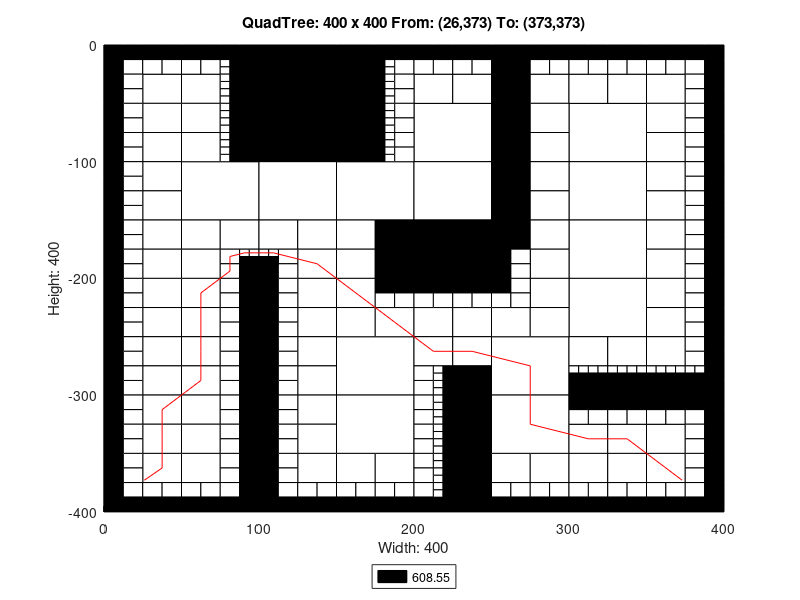

Write MATLAB code to recreate this figure.
axis([0 400 -400 0]);
title('QuadTree: 400 x 400 From: (26,373) To: (373,373)');
xlabel('Width: 400');
ylabel('Height: 400');
rectangle('Position',[100 -50 50 50], 'FaceColor',[0 0 0]);
rectangle('Position',[100 -100 50 50], 'FaceColor',[0 0 0]);
rectangle('Position',[50 -150 50 50], 'FaceColor',[1 1 1]);
rectangle('Position',[100 -150 50 50], 'FaceColor',[1 1 1]);
rectangle('Position',[150 -150 50 50], 'FaceColor',[1 1 1]);
rectangle('Position',[200 -100 50 50], 'FaceColor',[1 1 1]);
rectangle('Position',[300 -100 50 50], 'FaceColor',[1 1 1]);
rectangle('Position',[200 -150 50 50], 'FaceColor',[1 1 1]);
rectangle('Position',[200 -200 50 50], 'FaceColor',[0 0 0]);
rectangle('Position',[300 -150 50 50], 'FaceColor',[1 1 1]);
rectangle('Position',[300 -200 50 50], 'FaceColor',[1 1 1]);
rectangle('Position',[150 -300 50 50], 'FaceColor',[1 1 1]);
rectangle('Position',[150 -350 50 50], 'FaceColor',[1 1 1]);
rectangle('Position',[250 -300 50 50], 'FaceColor',[1 1 1]);
rectangle('Position',[300 -250 50 50], 'FaceColor',[1 1 1]);
rectangle('Position',[250 -350 50 50], 'FaceColor',[1 1 1]);
rectangle('Position',[25 -50 25 25], 'FaceColor',[1 1 1]);
rectangle('Position',[50 -50 25 25], 'FaceColor',[1 1 1]);
rectangle('Position',[25 -75 25 25], 'FaceColor',[1 1 1]);
rectangle('Position',[25 -100 25 25], 'FaceColor',[1 1 1]);
rectangle('Position',[50 -75 25 25], 'FaceColor',[1 1 1]);
rectangle('Position',[50 -100 25 25], 'FaceColor',[1 1 1]);
rectangle('Position',[150 -25 25 25], 'FaceColor',[0 0 0]);
rectangle('Position',[150 -50 25 25], 'FaceColor',[0 0 0]);
rectangle('Position',[150 -75 25 25], 'FaceColor',[0 0 0]);
rectangle('Position',[150 -100 25 25], 'FaceColor',[0 0 0]);
rectangle('Position',[25 -125 25 25], 'FaceColor',[1 1 1]);
rectangle('Position',[25 -150 25 25], 'FaceColor',[1 1 1]);
rectangle('Position',[25 -175 25 25], 'FaceColor',[1 1 1]);
rectangle('Position',[25 -200 25 25], 'FaceColor',[1 1 1]);
rectangle('Position',[50 -175 25 25], 'FaceColor',[1 1 1]);
rectangle('Position',[75 -175 25 25], 'FaceColor',[1 1 1]);
rectangle('Position',[50 -200 25 25], 'FaceColor',[1 1 1]);
rectangle('Position',[100 -175 25 25], 'FaceColor',[1 1 1]);
rectangle('Position',[125 -175 25 25], 'FaceColor',[1 1 1]);
rectangle('Position',[125 -200 25 25], 'FaceColor',[1 1 1]);
rectangle('Position',[150 -175 25 25], 'FaceColor',[1 1 1]);
rectangle('Position',[175 -175 25 25], 'FaceColor',[0 0 0]);
rectangle('Position',[150 -200 25 25], 'FaceColor',[1 1 1]);
rectangle('Position',[175 -200 25 25], 'FaceColor',[0 0 0]);
rectangle('Position',[200 -50 25 25], 'FaceColor',[1 1 1]);
rectangle('Position',[225 -50 25 25], 'FaceColor',[1 1 1]);
rectangle('Position',[250 -25 25 25], 'FaceColor',[0 0 0]);
rectangle('Position',[250 -50 25 25], 'FaceColor',[0 0 0]);
rectangle('Position',[275 -50 25 25], 'FaceColor',[1 1 1]);
rectangle('Position',[250 -75 25 25], 'FaceColor',[0 0 0]);
rectangle('Position',[275 -75 25 25], 'FaceColor',[1 1 1]);
rectangle('Position',[250 -100 25 25], 'FaceColor',[0 0 0]);
rectangle('Position',[275 -100 25 25], 'FaceColor',[1 1 1]);
rectangle('Position',[300 -50 25 25], 'FaceColor',[1 1 1]);
rectangle('Position',[325 -50 25 25], 'FaceColor',[1 1 1]);
rectangle('Position',[350 -50 25 25], 'FaceColor',[1 1 1]);
rectangle('Position',[350 -75 25 25], 'FaceColor',[1 1 1]);
rectangle('Position',[350 -100 25 25], 'FaceColor',[1 1 1]);
rectangle('Position',[250 -125 25 25], 'FaceColor',[0 0 0]);
rectangle('Position',[275 -125 25 25], 'FaceColor',[1 1 1]);
rectangle('Position',[250 -150 25 25], 'FaceColor',[0 0 0]);
rectangle('Position',[275 -150 25 25], 'FaceColor',[1 1 1]);
rectangle('Position',[250 -175 25 25], 'FaceColor',[0 0 0]);
rectangle('Position',[275 -175 25 25], 'FaceColor',[1 1 1]);
rectangle('Position',[275 -200 25 25], 'FaceColor',[1 1 1]);
rectangle('Position',[350 -125 25 25], 'FaceColor',[1 1 1]);
rectangle('Position',[350 -150 25 25], 'FaceColor',[1 1 1]);
rectangle('Position',[350 -175 25 25], 'FaceColor',[1 1 1]);
rectangle('Position',[350 -200 25 25], 'FaceColor',[1 1 1]);
rectangle('Position',[25 -225 25 25], 'FaceColor',[1 1 1]);
rectangle('Position',[25 -250 25 25], 'FaceColor',[1 1 1]);
rectangle('Position',[50 -225 25 25], 'FaceColor',[1 1 1]);
rectangle('Position',[50 -250 25 25], 'FaceColor',[1 1 1]);
rectangle('Position',[25 -275 25 25], 'FaceColor',[1 1 1]);
rectangle('Position',[25 -300 25 25], 'FaceColor',[1 1 1]);
rectangle('Position',[50 -275 25 25], 'FaceColor',[1 1 1]);
rectangle('Position',[50 -300 25 25], 'FaceColor',[1 1 1]);
rectangle('Position',[125 -225 25 25], 'FaceColor',[1 1 1]);
rectangle('Position',[125 -250 25 25], 'FaceColor',[1 1 1]);
rectangle('Position',[150 -225 25 25], 'FaceColor',[1 1 1]);
rectangle('Position',[150 -250 25 25], 'FaceColor',[1 1 1]);
rectangle('Position',[175 -250 25 25], 'FaceColor',[1 1 1]);
rectangle('Position',[125 -275 25 25], 'FaceColor',[1 1 1]);
rectangle('Position',[125 -300 25 25], 'FaceColor',[1 1 1]);
rectangle('Position',[25 -325 25 25], 'FaceColor',[1 1 1]);
rectangle('Position',[25 -350 25 25], 'FaceColor',[1 1 1]);
rectangle('Position',[50 -325 25 25], 'FaceColor',[1 1 1]);
rectangle('Position',[50 -350 25 25], 'FaceColor',[1 1 1]);
rectangle('Position',[25 -375 25 25], 'FaceColor',[1 1 1]);
rectangle('Position',[50 -375 25 25], 'FaceColor',[1 1 1]);
rectangle('Position',[125 -325 25 25], 'FaceColor',[1 1 1]);
rectangle('Position',[125 -350 25 25], 'FaceColor',[1 1 1]);
rectangle('Position',[125 -375 25 25], 'FaceColor',[1 1 1]);
rectangle('Position',[150 -375 25 25], 'FaceColor',[1 1 1]);
rectangle('Position',[175 -375 25 25], 'FaceColor',[1 1 1]);
rectangle('Position',[200 -250 25 25], 'FaceColor',[1 1 1]);
rectangle('Position',[225 -250 25 25], 'FaceColor',[1 1 1]);
rectangle('Position',[275 -225 25 25], 'FaceColor',[1 1 1]);
rectangle('Position',[250 -250 25 25], 'FaceColor',[1 1 1]);
rectangle('Position',[275 -250 25 25], 'FaceColor',[1 1 1]);
rectangle('Position',[200 -275 25 25], 'FaceColor',[1 1 1]);
rectangle('Position',[225 -275 25 25], 'FaceColor',[1 1 1]);
rectangle('Position',[225 -300 25 25], 'FaceColor',[0 0 0]);
rectangle('Position',[350 -225 25 25], 'FaceColor',[1 1 1]);
rectangle('Position',[350 -250 25 25], 'FaceColor',[1 1 1]);
rectangle('Position',[300 -275 25 25], 'FaceColor',[1 1 1]);
rectangle('Position',[325 -275 25 25], 'FaceColor',[1 1 1]);
rectangle('Position',[350 -275 25 25], 'FaceColor',[1 1 1]);
rectangle('Position',[225 -325 25 25], 'FaceColor',[0 0 0]);
rectangle('Position',[225 -350 25 25], 'FaceColor',[0 0 0]);
rectangle('Position',[225 -375 25 25], 'FaceColor',[0 0 0]);
rectangle('Position',[225 -400 25 25], 'FaceColor',[0 0 0]);
rectangle('Position',[250 -375 25 25], 'FaceColor',[1 1 1]);
rectangle('Position',[275 -375 25 25], 'FaceColor',[1 1 1]);
rectangle('Position',[300 -350 25 25], 'FaceColor',[1 1 1]);
rectangle('Position',[325 -350 25 25], 'FaceColor',[1 1 1]);
rectangle('Position',[350 -350 25 25], 'FaceColor',[1 1 1]);
rectangle('Position',[300 -375 25 25], 'FaceColor',[1 1 1]);
rectangle('Position',[325 -375 25 25], 'FaceColor',[1 1 1]);
rectangle('Position',[350 -375 25 25], 'FaceColor',[1 1 1]);
rectangle('Position',[0 -12.5 12.5 12.5], 'FaceColor',[0 0 0]);
rectangle('Position',[12.5 -12.5 12.5 12.5], 'FaceColor',[0 0 0]);
rectangle('Position',[0 -25 12.5 12.5], 'FaceColor',[0 0 0]);
rectangle('Position',[12.5 -25 12.5 12.5], 'FaceColor',[1 1 1]);
rectangle('Position',[25 -12.5 12.5 12.5], 'FaceColor',[0 0 0]);
rectangle('Position',[37.5 -12.5 12.5 12.5], 'FaceColor',[0 0 0]);
rectangle('Position',[25 -25 12.5 12.5], 'FaceColor',[1 1 1]);
rectangle('Position',[37.5 -25 12.5 12.5], 'FaceColor',[1 1 1]);
rectangle('Position',[0 -37.5 12.5 12.5], 'FaceColor',[0 0 0]);
rectangle('Position',[12.5 -37.5 12.5 12.5], 'FaceColor',[1 1 1]);
rectangle('Position',[0 -50 12.5 12.5], 'FaceColor',[0 0 0]);
rectangle('Position',[12.5 -50 12.5 12.5], 'FaceColor',[1 1 1]);
rectangle('Position',[50 -12.5 12.5 12.5], 'FaceColor',[0 0 0]);
rectangle('Position',[62.5 -12.5 12.5 12.5], 'FaceColor',[0 0 0]);
rectangle('Position',[50 -25 12.5 12.5], 'FaceColor',[1 1 1]);
rectangle('Position',[62.5 -25 12.5 12.5], 'FaceColor',[1 1 1]);
rectangle('Position',[75 -12.5 12.5 12.5], 'FaceColor',[0 0 0]);
rectangle('Position',[87.5 -12.5 12.5 12.5], 'FaceColor',[0 0 0]);
rectangle('Position',[87.5 -25 12.5 12.5], 'FaceColor',[0 0 0]);
rectangle('Position',[87.5 -37.5 12.5 12.5], 'FaceColor',[0 0 0]);
rectangle('Position',[87.5 -50 12.5 12.5], 'FaceColor',[0 0 0]);
rectangle('Position',[0 -62.5 12.5 12.5], 'FaceColor',[0 0 0]);
rectangle('Position',[12.5 -62.5 12.5 12.5], 'FaceColor',[1 1 1]);
rectangle('Position',[0 -75 12.5 12.5], 'FaceColor',[0 0 0]);
rectangle('Position',[12.5 -75 12.5 12.5], 'FaceColor',[1 1 1]);
rectangle('Position',[0 -87.5 12.5 12.5], 'FaceColor',[0 0 0]);
rectangle('Position',[12.5 -87.5 12.5 12.5], 'FaceColor',[1 1 1]);
rectangle('Position',[0 -100 12.5 12.5], 'FaceColor',[0 0 0]);
rectangle('Position',[12.5 -100 12.5 12.5], 'FaceColor',[1 1 1]);
rectangle('Position',[87.5 -62.5 12.5 12.5], 'FaceColor',[0 0 0]);
rectangle('Position',[87.5 -75 12.5 12.5], 'FaceColor',[0 0 0]);
rectangle('Position',[87.5 -87.5 12.5 12.5], 'FaceColor',[0 0 0]);
rectangle('Position',[87.5 -100 12.5 12.5], 'FaceColor',[0 0 0]);
rectangle('Position',[175 -12.5 12.5 12.5], 'FaceColor',[0 0 0]);
rectangle('Position',[187.5 -12.5 12.5 12.5], 'FaceColor',[0 0 0]);
rectangle('Position',[187.5 -25 12.5 12.5], 'FaceColor',[1 1 1]);
rectangle('Position',[187.5 -37.5 12.5 12.5], 'FaceColor',[1 1 1]);
rectangle('Position',[187.5 -50 12.5 12.5], 'FaceColor',[1 1 1]);
rectangle('Position',[187.5 -62.5 12.5 12.5], 'FaceColor',[1 1 1]);
rectangle('Position',[187.5 -75 12.5 12.5], 'FaceColor',[1 1 1]);
rectangle('Position',[187.5 -87.5 12.5 12.5], 'FaceColor',[1 1 1]);
rectangle('Position',[187.5 -100 12.5 12.5], 'FaceColor',[1 1 1]);
rectangle('Position',[0 -112.5 12.5 12.5], 'FaceColor',[0 0 0]);
rectangle('Position',[12.5 -112.5 12.5 12.5], 'FaceColor',[1 1 1]);
rectangle('Position',[0 -125 12.5 12.5], 'FaceColor',[0 0 0]);
rectangle('Position',[12.5 -125 12.5 12.5], 'FaceColor',[1 1 1]);
rectangle('Position',[0 -137.5 12.5 12.5], 'FaceColor',[0 0 0]);
rectangle('Position',[12.5 -137.5 12.5 12.5], 'FaceColor',[1 1 1]);
rectangle('Position',[0 -150 12.5 12.5], 'FaceColor',[0 0 0]);
rectangle('Position',[12.5 -150 12.5 12.5], 'FaceColor',[1 1 1]);
rectangle('Position',[0 -162.5 12.5 12.5], 'FaceColor',[0 0 0]);
rectangle('Position',[12.5 -162.5 12.5 12.5], 'FaceColor',[1 1 1]);
rectangle('Position',[0 -175 12.5 12.5], 'FaceColor',[0 0 0]);
rectangle('Position',[12.5 -175 12.5 12.5], 'FaceColor',[1 1 1]);
rectangle('Position',[0 -187.5 12.5 12.5], 'FaceColor',[0 0 0]);
rectangle('Position',[12.5 -187.5 12.5 12.5], 'FaceColor',[1 1 1]);
rectangle('Position',[0 -200 12.5 12.5], 'FaceColor',[0 0 0]);
rectangle('Position',[12.5 -200 12.5 12.5], 'FaceColor',[1 1 1]);
rectangle('Position',[75 -187.5 12.5 12.5], 'FaceColor',[1 1 1]);
rectangle('Position',[75 -200 12.5 12.5], 'FaceColor',[1 1 1]);
rectangle('Position',[87.5 -200 12.5 12.5], 'FaceColor',[0 0 0]);
rectangle('Position',[112.5 -187.5 12.5 12.5], 'FaceColor',[1 1 1]);
rectangle('Position',[100 -200 12.5 12.5], 'FaceColor',[0 0 0]);
rectangle('Position',[112.5 -200 12.5 12.5], 'FaceColor',[1 1 1]);
rectangle('Position',[200 -12.5 12.5 12.5], 'FaceColor',[0 0 0]);
rectangle('Position',[212.5 -12.5 12.5 12.5], 'FaceColor',[0 0 0]);
rectangle('Position',[200 -25 12.5 12.5], 'FaceColor',[1 1 1]);
rectangle('Position',[212.5 -25 12.5 12.5], 'FaceColor',[1 1 1]);
rectangle('Position',[225 -12.5 12.5 12.5], 'FaceColor',[0 0 0]);
rectangle('Position',[237.5 -12.5 12.5 12.5], 'FaceColor',[0 0 0]);
rectangle('Position',[225 -25 12.5 12.5], 'FaceColor',[1 1 1]);
rectangle('Position',[237.5 -25 12.5 12.5], 'FaceColor',[1 1 1]);
rectangle('Position',[275 -12.5 12.5 12.5], 'FaceColor',[0 0 0]);
rectangle('Position',[287.5 -12.5 12.5 12.5], 'FaceColor',[0 0 0]);
rectangle('Position',[275 -25 12.5 12.5], 'FaceColor',[1 1 1]);
rectangle('Position',[287.5 -25 12.5 12.5], 'FaceColor',[1 1 1]);
rectangle('Position',[300 -12.5 12.5 12.5], 'FaceColor',[0 0 0]);
rectangle('Position',[312.5 -12.5 12.5 12.5], 'FaceColor',[0 0 0]);
rectangle('Position',[300 -25 12.5 12.5], 'FaceColor',[1 1 1]);
rectangle('Position',[312.5 -25 12.5 12.5], 'FaceColor',[1 1 1]);
rectangle('Position',[325 -12.5 12.5 12.5], 'FaceColor',[0 0 0]);
rectangle('Position',[337.5 -12.5 12.5 12.5], 'FaceColor',[0 0 0]);
rectangle('Position',[325 -25 12.5 12.5], 'FaceColor',[1 1 1]);
rectangle('Position',[337.5 -25 12.5 12.5], 'FaceColor',[1 1 1]);
rectangle('Position',[350 -12.5 12.5 12.5], 'FaceColor',[0 0 0]);
rectangle('Position',[362.5 -12.5 12.5 12.5], 'FaceColor',[0 0 0]);
rectangle('Position',[350 -25 12.5 12.5], 'FaceColor',[1 1 1]);
rectangle('Position',[362.5 -25 12.5 12.5], 'FaceColor',[1 1 1]);
rectangle('Position',[375 -12.5 12.5 12.5], 'FaceColor',[0 0 0]);
rectangle('Position',[387.5 -12.5 12.5 12.5], 'FaceColor',[0 0 0]);
rectangle('Position',[375 -25 12.5 12.5], 'FaceColor',[1 1 1]);
rectangle('Position',[387.5 -25 12.5 12.5], 'FaceColor',[0 0 0]);
rectangle('Position',[375 -37.5 12.5 12.5], 'FaceColor',[1 1 1]);
rectangle('Position',[387.5 -37.5 12.5 12.5], 'FaceColor',[0 0 0]);
rectangle('Position',[375 -50 12.5 12.5], 'FaceColor',[1 1 1]);
rectangle('Position',[387.5 -50 12.5 12.5], 'FaceColor',[0 0 0]);
rectangle('Position',[375 -62.5 12.5 12.5], 'FaceColor',[1 1 1]);
rectangle('Position',[387.5 -62.5 12.5 12.5], 'FaceColor',[0 0 0]);
rectangle('Position',[375 -75 12.5 12.5], 'FaceColor',[1 1 1]);
rectangle('Position',[387.5 -75 12.5 12.5], 'FaceColor',[0 0 0]);
rectangle('Position',[375 -87.5 12.5 12.5], 'FaceColor',[1 1 1]);
rectangle('Position',[387.5 -87.5 12.5 12.5], 'FaceColor',[0 0 0]);
rectangle('Position',[375 -100 12.5 12.5], 'FaceColor',[1 1 1]);
rectangle('Position',[387.5 -100 12.5 12.5], 'FaceColor',[0 0 0]);
rectangle('Position',[250 -187.5 12.5 12.5], 'FaceColor',[0 0 0]);
rectangle('Position',[262.5 -187.5 12.5 12.5], 'FaceColor',[1 1 1]);
rectangle('Position',[250 -200 12.5 12.5], 'FaceColor',[0 0 0]);
rectangle('Position',[262.5 -200 12.5 12.5], 'FaceColor',[1 1 1]);
rectangle('Position',[375 -112.5 12.5 12.5], 'FaceColor',[1 1 1]);
rectangle('Position',[387.5 -112.5 12.5 12.5], 'FaceColor',[0 0 0]);
rectangle('Position',[375 -125 12.5 12.5], 'FaceColor',[1 1 1]);
rectangle('Position',[387.5 -125 12.5 12.5], 'FaceColor',[0 0 0]);
rectangle('Position',[375 -137.5 12.5 12.5], 'FaceColor',[1 1 1]);
rectangle('Position',[387.5 -137.5 12.5 12.5], 'FaceColor',[0 0 0]);
rectangle('Position',[375 -150 12.5 12.5], 'FaceColor',[1 1 1]);
rectangle('Position',[387.5 -150 12.5 12.5], 'FaceColor',[0 0 0]);
rectangle('Position',[375 -162.5 12.5 12.5], 'FaceColor',[1 1 1]);
rectangle('Position',[387.5 -162.5 12.5 12.5], 'FaceColor',[0 0 0]);
rectangle('Position',[375 -175 12.5 12.5], 'FaceColor',[1 1 1]);
rectangle('Position',[387.5 -175 12.5 12.5], 'FaceColor',[0 0 0]);
rectangle('Position',[375 -187.5 12.5 12.5], 'FaceColor',[1 1 1]);
rectangle('Position',[387.5 -187.5 12.5 12.5], 'FaceColor',[0 0 0]);
rectangle('Position',[375 -200 12.5 12.5], 'FaceColor',[1 1 1]);
rectangle('Position',[387.5 -200 12.5 12.5], 'FaceColor',[0 0 0]);
rectangle('Position',[0 -212.5 12.5 12.5], 'FaceColor',[0 0 0]);
rectangle('Position',[12.5 -212.5 12.5 12.5], 'FaceColor',[1 1 1]);
rectangle('Position',[0 -225 12.5 12.5], 'FaceColor',[0 0 0]);
rectangle('Position',[12.5 -225 12.5 12.5], 'FaceColor',[1 1 1]);
rectangle('Position',[0 -237.5 12.5 12.5], 'FaceColor',[0 0 0]);
rectangle('Position',[12.5 -237.5 12.5 12.5], 'FaceColor',[1 1 1]);
rectangle('Position',[0 -250 12.5 12.5], 'FaceColor',[0 0 0]);
rectangle('Position',[12.5 -250 12.5 12.5], 'FaceColor',[1 1 1]);
rectangle('Position',[75 -212.5 12.5 12.5], 'FaceColor',[1 1 1]);
rectangle('Position',[87.5 -212.5 12.5 12.5], 'FaceColor',[0 0 0]);
rectangle('Position',[75 -225 12.5 12.5], 'FaceColor',[1 1 1]);
rectangle('Position',[87.5 -225 12.5 12.5], 'FaceColor',[0 0 0]);
rectangle('Position',[75 -237.5 12.5 12.5], 'FaceColor',[1 1 1]);
rectangle('Position',[87.5 -237.5 12.5 12.5], 'FaceColor',[0 0 0]);
rectangle('Position',[75 -250 12.5 12.5], 'FaceColor',[1 1 1]);
rectangle('Position',[87.5 -250 12.5 12.5], 'FaceColor',[0 0 0]);
rectangle('Position',[0 -262.5 12.5 12.5], 'FaceColor',[0 0 0]);
rectangle('Position',[12.5 -262.5 12.5 12.5], 'FaceColor',[1 1 1]);
rectangle('Position',[0 -275 12.5 12.5], 'FaceColor',[0 0 0]);
rectangle('Position',[12.5 -275 12.5 12.5], 'FaceColor',[1 1 1]);
rectangle('Position',[0 -287.5 12.5 12.5], 'FaceColor',[0 0 0]);
rectangle('Position',[12.5 -287.5 12.5 12.5], 'FaceColor',[1 1 1]);
rectangle('Position',[0 -300 12.5 12.5], 'FaceColor',[0 0 0]);
rectangle('Position',[12.5 -300 12.5 12.5], 'FaceColor',[1 1 1]);
rectangle('Position',[75 -262.5 12.5 12.5], 'FaceColor',[1 1 1]);
rectangle('Position',[87.5 -262.5 12.5 12.5], 'FaceColor',[0 0 0]);
rectangle('Position',[75 -275 12.5 12.5], 'FaceColor',[1 1 1]);
rectangle('Position',[87.5 -275 12.5 12.5], 'FaceColor',[0 0 0]);
rectangle('Position',[75 -287.5 12.5 12.5], 'FaceColor',[1 1 1]);
rectangle('Position',[87.5 -287.5 12.5 12.5], 'FaceColor',[0 0 0]);
rectangle('Position',[75 -300 12.5 12.5], 'FaceColor',[1 1 1]);
rectangle('Position',[87.5 -300 12.5 12.5], 'FaceColor',[0 0 0]);
rectangle('Position',[100 -212.5 12.5 12.5], 'FaceColor',[0 0 0]);
rectangle('Position',[112.5 -212.5 12.5 12.5], 'FaceColor',[1 1 1]);
rectangle('Position',[100 -225 12.5 12.5], 'FaceColor',[0 0 0]);
rectangle('Position',[112.5 -225 12.5 12.5], 'FaceColor',[1 1 1]);
rectangle('Position',[100 -237.5 12.5 12.5], 'FaceColor',[0 0 0]);
rectangle('Position',[112.5 -237.5 12.5 12.5], 'FaceColor',[1 1 1]);
rectangle('Position',[100 -250 12.5 12.5], 'FaceColor',[0 0 0]);
rectangle('Position',[112.5 -250 12.5 12.5], 'FaceColor',[1 1 1]);
rectangle('Position',[175 -212.5 12.5 12.5], 'FaceColor',[0 0 0]);
rectangle('Position',[187.5 -212.5 12.5 12.5], 'FaceColor',[0 0 0]);
rectangle('Position',[175 -225 12.5 12.5], 'FaceColor',[1 1 1]);
rectangle('Position',[187.5 -225 12.5 12.5], 'FaceColor',[1 1 1]);
rectangle('Position',[100 -262.5 12.5 12.5], 'FaceColor',[0 0 0]);
rectangle('Position',[112.5 -262.5 12.5 12.5], 'FaceColor',[1 1 1]);
rectangle('Position',[100 -275 12.5 12.5], 'FaceColor',[0 0 0]);
rectangle('Position',[112.5 -275 12.5 12.5], 'FaceColor',[1 1 1]);
rectangle('Position',[100 -287.5 12.5 12.5], 'FaceColor',[0 0 0]);
rectangle('Position',[112.5 -287.5 12.5 12.5], 'FaceColor',[1 1 1]);
rectangle('Position',[100 -300 12.5 12.5], 'FaceColor',[0 0 0]);
rectangle('Position',[112.5 -300 12.5 12.5], 'FaceColor',[1 1 1]);
rectangle('Position',[0 -312.5 12.5 12.5], 'FaceColor',[0 0 0]);
rectangle('Position',[12.5 -312.5 12.5 12.5], 'FaceColor',[1 1 1]);
rectangle('Position',[0 -325 12.5 12.5], 'FaceColor',[0 0 0]);
rectangle('Position',[12.5 -325 12.5 12.5], 'FaceColor',[1 1 1]);
rectangle('Position',[0 -337.5 12.5 12.5], 'FaceColor',[0 0 0]);
rectangle('Position',[12.5 -337.5 12.5 12.5], 'FaceColor',[1 1 1]);
rectangle('Position',[0 -350 12.5 12.5], 'FaceColor',[0 0 0]);
rectangle('Position',[12.5 -350 12.5 12.5], 'FaceColor',[1 1 1]);
rectangle('Position',[75 -312.5 12.5 12.5], 'FaceColor',[1 1 1]);
rectangle('Position',[87.5 -312.5 12.5 12.5], 'FaceColor',[0 0 0]);
rectangle('Position',[75 -325 12.5 12.5], 'FaceColor',[1 1 1]);
rectangle('Position',[87.5 -325 12.5 12.5], 'FaceColor',[0 0 0]);
rectangle('Position',[75 -337.5 12.5 12.5], 'FaceColor',[1 1 1]);
rectangle('Position',[87.5 -337.5 12.5 12.5], 'FaceColor',[0 0 0]);
rectangle('Position',[75 -350 12.5 12.5], 'FaceColor',[1 1 1]);
rectangle('Position',[87.5 -350 12.5 12.5], 'FaceColor',[0 0 0]);
rectangle('Position',[0 -362.5 12.5 12.5], 'FaceColor',[0 0 0]);
rectangle('Position',[12.5 -362.5 12.5 12.5], 'FaceColor',[1 1 1]);
rectangle('Position',[0 -375 12.5 12.5], 'FaceColor',[0 0 0]);
rectangle('Position',[12.5 -375 12.5 12.5], 'FaceColor',[1 1 1]);
rectangle('Position',[0 -387.5 12.5 12.5], 'FaceColor',[0 0 0]);
rectangle('Position',[12.5 -387.5 12.5 12.5], 'FaceColor',[1 1 1]);
rectangle('Position',[0 -400 12.5 12.5], 'FaceColor',[0 0 0]);
rectangle('Position',[12.5 -400 12.5 12.5], 'FaceColor',[0 0 0]);
rectangle('Position',[25 -387.5 12.5 12.5], 'FaceColor',[1 1 1]);
rectangle('Position',[37.5 -387.5 12.5 12.5], 'FaceColor',[1 1 1]);
rectangle('Position',[25 -400 12.5 12.5], 'FaceColor',[0 0 0]);
rectangle('Position',[37.5 -400 12.5 12.5], 'FaceColor',[0 0 0]);
rectangle('Position',[75 -362.5 12.5 12.5], 'FaceColor',[1 1 1]);
rectangle('Position',[87.5 -362.5 12.5 12.5], 'FaceColor',[0 0 0]);
rectangle('Position',[75 -375 12.5 12.5], 'FaceColor',[1 1 1]);
rectangle('Position',[87.5 -375 12.5 12.5], 'FaceColor',[0 0 0]);
rectangle('Position',[50 -387.5 12.5 12.5], 'FaceColor',[1 1 1]);
rectangle('Position',[62.5 -387.5 12.5 12.5], 'FaceColor',[1 1 1]);
rectangle('Position',[50 -400 12.5 12.5], 'FaceColor',[0 0 0]);
rectangle('Position',[62.5 -400 12.5 12.5], 'FaceColor',[0 0 0]);
rectangle('Position',[75 -387.5 12.5 12.5], 'FaceColor',[1 1 1]);
rectangle('Position',[87.5 -387.5 12.5 12.5], 'FaceColor',[0 0 0]);
rectangle('Position',[75 -400 12.5 12.5], 'FaceColor',[0 0 0]);
rectangle('Position',[87.5 -400 12.5 12.5], 'FaceColor',[0 0 0]);
rectangle('Position',[100 -312.5 12.5 12.5], 'FaceColor',[0 0 0]);
rectangle('Position',[112.5 -312.5 12.5 12.5], 'FaceColor',[1 1 1]);
rectangle('Position',[100 -325 12.5 12.5], 'FaceColor',[0 0 0]);
rectangle('Position',[112.5 -325 12.5 12.5], 'FaceColor',[1 1 1]);
rectangle('Position',[100 -337.5 12.5 12.5], 'FaceColor',[0 0 0]);
rectangle('Position',[112.5 -337.5 12.5 12.5], 'FaceColor',[1 1 1]);
rectangle('Position',[100 -350 12.5 12.5], 'FaceColor',[0 0 0]);
rectangle('Position',[112.5 -350 12.5 12.5], 'FaceColor',[1 1 1]);
rectangle('Position',[100 -362.5 12.5 12.5], 'FaceColor',[0 0 0]);
rectangle('Position',[112.5 -362.5 12.5 12.5], 'FaceColor',[1 1 1]);
rectangle('Position',[100 -375 12.5 12.5], 'FaceColor',[0 0 0]);
rectangle('Position',[112.5 -375 12.5 12.5], 'FaceColor',[1 1 1]);
rectangle('Position',[100 -387.5 12.5 12.5], 'FaceColor',[0 0 0]);
rectangle('Position',[112.5 -387.5 12.5 12.5], 'FaceColor',[1 1 1]);
rectangle('Position',[100 -400 12.5 12.5], 'FaceColor',[0 0 0]);
rectangle('Position',[112.5 -400 12.5 12.5], 'FaceColor',[0 0 0]);
rectangle('Position',[125 -387.5 12.5 12.5], 'FaceColor',[1 1 1]);
rectangle('Position',[137.5 -387.5 12.5 12.5], 'FaceColor',[1 1 1]);
rectangle('Position',[125 -400 12.5 12.5], 'FaceColor',[0 0 0]);
rectangle('Position',[137.5 -400 12.5 12.5], 'FaceColor',[0 0 0]);
rectangle('Position',[150 -387.5 12.5 12.5], 'FaceColor',[1 1 1]);
rectangle('Position',[162.5 -387.5 12.5 12.5], 'FaceColor',[1 1 1]);
rectangle('Position',[150 -400 12.5 12.5], 'FaceColor',[0 0 0]);
rectangle('Position',[162.5 -400 12.5 12.5], 'FaceColor',[0 0 0]);
rectangle('Position',[175 -387.5 12.5 12.5], 'FaceColor',[1 1 1]);
rectangle('Position',[187.5 -387.5 12.5 12.5], 'FaceColor',[1 1 1]);
rectangle('Position',[175 -400 12.5 12.5], 'FaceColor',[0 0 0]);
rectangle('Position',[187.5 -400 12.5 12.5], 'FaceColor',[0 0 0]);
rectangle('Position',[200 -212.5 12.5 12.5], 'FaceColor',[0 0 0]);
rectangle('Position',[212.5 -212.5 12.5 12.5], 'FaceColor',[0 0 0]);
rectangle('Position',[200 -225 12.5 12.5], 'FaceColor',[1 1 1]);
rectangle('Position',[212.5 -225 12.5 12.5], 'FaceColor',[1 1 1]);
rectangle('Position',[225 -212.5 12.5 12.5], 'FaceColor',[0 0 0]);
rectangle('Position',[237.5 -212.5 12.5 12.5], 'FaceColor',[0 0 0]);
rectangle('Position',[225 -225 12.5 12.5], 'FaceColor',[1 1 1]);
rectangle('Position',[237.5 -225 12.5 12.5], 'FaceColor',[1 1 1]);
rectangle('Position',[250 -212.5 12.5 12.5], 'FaceColor',[0 0 0]);
rectangle('Position',[262.5 -212.5 12.5 12.5], 'FaceColor',[1 1 1]);
rectangle('Position',[250 -225 12.5 12.5], 'FaceColor',[1 1 1]);
rectangle('Position',[262.5 -225 12.5 12.5], 'FaceColor',[1 1 1]);
rectangle('Position',[200 -287.5 12.5 12.5], 'FaceColor',[1 1 1]);
rectangle('Position',[200 -300 12.5 12.5], 'FaceColor',[1 1 1]);
rectangle('Position',[375 -212.5 12.5 12.5], 'FaceColor',[1 1 1]);
rectangle('Position',[387.5 -212.5 12.5 12.5], 'FaceColor',[0 0 0]);
rectangle('Position',[375 -225 12.5 12.5], 'FaceColor',[1 1 1]);
rectangle('Position',[387.5 -225 12.5 12.5], 'FaceColor',[0 0 0]);
rectangle('Position',[375 -237.5 12.5 12.5], 'FaceColor',[1 1 1]);
rectangle('Position',[387.5 -237.5 12.5 12.5], 'FaceColor',[0 0 0]);
rectangle('Position',[375 -250 12.5 12.5], 'FaceColor',[1 1 1]);
rectangle('Position',[387.5 -250 12.5 12.5], 'FaceColor',[0 0 0]);
rectangle('Position',[300 -300 12.5 12.5], 'FaceColor',[0 0 0]);
rectangle('Position',[312.5 -300 12.5 12.5], 'FaceColor',[0 0 0]);
rectangle('Position',[325 -300 12.5 12.5], 'FaceColor',[0 0 0]);
rectangle('Position',[337.5 -300 12.5 12.5], 'FaceColor',[0 0 0]);
rectangle('Position',[375 -262.5 12.5 12.5], 'FaceColor',[1 1 1]);
rectangle('Position',[387.5 -262.5 12.5 12.5], 'FaceColor',[0 0 0]);
rectangle('Position',[375 -275 12.5 12.5], 'FaceColor',[1 1 1]);
rectangle('Position',[387.5 -275 12.5 12.5], 'FaceColor',[0 0 0]);
rectangle('Position',[350 -300 12.5 12.5], 'FaceColor',[0 0 0]);
rectangle('Position',[362.5 -300 12.5 12.5], 'FaceColor',[0 0 0]);
rectangle('Position',[387.5 -287.5 12.5 12.5], 'FaceColor',[0 0 0]);
rectangle('Position',[375 -300 12.5 12.5], 'FaceColor',[0 0 0]);
rectangle('Position',[387.5 -300 12.5 12.5], 'FaceColor',[0 0 0]);
rectangle('Position',[200 -312.5 12.5 12.5], 'FaceColor',[1 1 1]);
rectangle('Position',[200 -325 12.5 12.5], 'FaceColor',[1 1 1]);
rectangle('Position',[200 -337.5 12.5 12.5], 'FaceColor',[1 1 1]);
rectangle('Position',[200 -350 12.5 12.5], 'FaceColor',[1 1 1]);
rectangle('Position',[200 -362.5 12.5 12.5], 'FaceColor',[1 1 1]);
rectangle('Position',[200 -375 12.5 12.5], 'FaceColor',[1 1 1]);
rectangle('Position',[200 -387.5 12.5 12.5], 'FaceColor',[1 1 1]);
rectangle('Position',[200 -400 12.5 12.5], 'FaceColor',[0 0 0]);
rectangle('Position',[212.5 -400 12.5 12.5], 'FaceColor',[0 0 0]);
rectangle('Position',[250 -387.5 12.5 12.5], 'FaceColor',[1 1 1]);
rectangle('Position',[262.5 -387.5 12.5 12.5], 'FaceColor',[1 1 1]);
rectangle('Position',[250 -400 12.5 12.5], 'FaceColor',[0 0 0]);
rectangle('Position',[262.5 -400 12.5 12.5], 'FaceColor',[0 0 0]);
rectangle('Position',[275 -387.5 12.5 12.5], 'FaceColor',[1 1 1]);
rectangle('Position',[287.5 -387.5 12.5 12.5], 'FaceColor',[1 1 1]);
rectangle('Position',[275 -400 12.5 12.5], 'FaceColor',[0 0 0]);
rectangle('Position',[287.5 -400 12.5 12.5], 'FaceColor',[0 0 0]);
rectangle('Position',[300 -312.5 12.5 12.5], 'FaceColor',[0 0 0]);
rectangle('Position',[312.5 -312.5 12.5 12.5], 'FaceColor',[0 0 0]);
rectangle('Position',[300 -325 12.5 12.5], 'FaceColor',[1 1 1]);
rectangle('Position',[312.5 -325 12.5 12.5], 'FaceColor',[1 1 1]);
rectangle('Position',[325 -312.5 12.5 12.5], 'FaceColor',[0 0 0]);
rectangle('Position',[337.5 -312.5 12.5 12.5], 'FaceColor',[0 0 0]);
rectangle('Position',[325 -325 12.5 12.5], 'FaceColor',[1 1 1]);
rectangle('Position',[337.5 -325 12.5 12.5], 'FaceColor',[1 1 1]);
rectangle('Position',[350 -312.5 12.5 12.5], 'FaceColor',[0 0 0]);
rectangle('Position',[362.5 -312.5 12.5 12.5], 'FaceColor',[0 0 0]);
rectangle('Position',[350 -325 12.5 12.5], 'FaceColor',[1 1 1]);
rectangle('Position',[362.5 -325 12.5 12.5], 'FaceColor',[1 1 1]);
rectangle('Position',[375 -312.5 12.5 12.5], 'FaceColor',[0 0 0]);
rectangle('Position',[387.5 -312.5 12.5 12.5], 'FaceColor',[0 0 0]);
rectangle('Position',[375 -325 12.5 12.5], 'FaceColor',[1 1 1]);
rectangle('Position',[387.5 -325 12.5 12.5], 'FaceColor',[0 0 0]);
rectangle('Position',[375 -337.5 12.5 12.5], 'FaceColor',[1 1 1]);
rectangle('Position',[387.5 -337.5 12.5 12.5], 'FaceColor',[0 0 0]);
rectangle('Position',[375 -350 12.5 12.5], 'FaceColor',[1 1 1]);
rectangle('Position',[387.5 -350 12.5 12.5], 'FaceColor',[0 0 0]);
rectangle('Position',[300 -387.5 12.5 12.5], 'FaceColor',[1 1 1]);
rectangle('Position',[312.5 -387.5 12.5 12.5], 'FaceColor',[1 1 1]);
rectangle('Position',[300 -400 12.5 12.5], 'FaceColor',[0 0 0]);
rectangle('Position',[312.5 -400 12.5 12.5], 'FaceColor',[0 0 0]);
rectangle('Position',[325 -387.5 12.5 12.5], 'FaceColor',[1 1 1]);
rectangle('Position',[337.5 -387.5 12.5 12.5], 'FaceColor',[1 1 1]);
rectangle('Position',[325 -400 12.5 12.5], 'FaceColor',[0 0 0]);
rectangle('Position',[337.5 -400 12.5 12.5], 'FaceColor',[0 0 0]);
rectangle('Position',[375 -362.5 12.5 12.5], 'FaceColor',[1 1 1]);
rectangle('Position',[387.5 -362.5 12.5 12.5], 'FaceColor',[0 0 0]);
rectangle('Position',[375 -375 12.5 12.5], 'FaceColor',[1 1 1]);
rectangle('Position',[387.5 -375 12.5 12.5], 'FaceColor',[0 0 0]);
rectangle('Position',[350 -387.5 12.5 12.5], 'FaceColor',[1 1 1]);
rectangle('Position',[362.5 -387.5 12.5 12.5], 'FaceColor',[1 1 1]);
rectangle('Position',[350 -400 12.5 12.5], 'FaceColor',[0 0 0]);
rectangle('Position',[362.5 -400 12.5 12.5], 'FaceColor',[0 0 0]);
rectangle('Position',[375 -387.5 12.5 12.5], 'FaceColor',[1 1 1]);
rectangle('Position',[387.5 -387.5 12.5 12.5], 'FaceColor',[0 0 0]);
rectangle('Position',[375 -400 12.5 12.5], 'FaceColor',[0 0 0]);
rectangle('Position',[387.5 -400 12.5 12.5], 'FaceColor',[0 0 0]);
rectangle('Position',[75 -18.75 6.25 6.25], 'FaceColor',[1 1 1]);
rectangle('Position',[81.25 -18.75 6.25 6.25], 'FaceColor',[0 0 0]);
rectangle('Position',[75 -25 6.25 6.25], 'FaceColor',[1 1 1]);
rectangle('Position',[81.25 -25 6.25 6.25], 'FaceColor',[0 0 0]);
rectangle('Position',[75 -31.25 6.25 6.25], 'FaceColor',[1 1 1]);
rectangle('Position',[81.25 -31.25 6.25 6.25], 'FaceColor',[0 0 0]);
rectangle('Position',[75 -37.5 6.25 6.25], 'FaceColor',[1 1 1]);
rectangle('Position',[81.25 -37.5 6.25 6.25], 'FaceColor',[0 0 0]);
rectangle('Position',[75 -43.75 6.25 6.25], 'FaceColor',[1 1 1]);
rectangle('Position',[81.25 -43.75 6.25 6.25], 'FaceColor',[0 0 0]);
rectangle('Position',[75 -50 6.25 6.25], 'FaceColor',[1 1 1]);
rectangle('Position',[81.25 -50 6.25 6.25], 'FaceColor',[0 0 0]);
rectangle('Position',[75 -56.25 6.25 6.25], 'FaceColor',[1 1 1]);
rectangle('Position',[81.25 -56.25 6.25 6.25], 'FaceColor',[0 0 0]);
rectangle('Position',[75 -62.5 6.25 6.25], 'FaceColor',[1 1 1]);
rectangle('Position',[81.25 -62.5 6.25 6.25], 'FaceColor',[0 0 0]);
rectangle('Position',[75 -68.75 6.25 6.25], 'FaceColor',[1 1 1]);
rectangle('Position',[81.25 -68.75 6.25 6.25], 'FaceColor',[0 0 0]);
rectangle('Position',[75 -75 6.25 6.25], 'FaceColor',[1 1 1]);
rectangle('Position',[81.25 -75 6.25 6.25], 'FaceColor',[0 0 0]);
rectangle('Position',[75 -81.25 6.25 6.25], 'FaceColor',[1 1 1]);
rectangle('Position',[81.25 -81.25 6.25 6.25], 'FaceColor',[0 0 0]);
rectangle('Position',[75 -87.5 6.25 6.25], 'FaceColor',[1 1 1]);
rectangle('Position',[81.25 -87.5 6.25 6.25], 'FaceColor',[0 0 0]);
rectangle('Position',[75 -93.75 6.25 6.25], 'FaceColor',[1 1 1]);
rectangle('Position',[81.25 -93.75 6.25 6.25], 'FaceColor',[0 0 0]);
rectangle('Position',[75 -100 6.25 6.25], 'FaceColor',[1 1 1]);
rectangle('Position',[81.25 -100 6.25 6.25], 'FaceColor',[0 0 0]);
rectangle('Position',[175 -18.75 6.25 6.25], 'FaceColor',[0 0 0]);
rectangle('Position',[181.25 -18.75 6.25 6.25], 'FaceColor',[1 1 1]);
rectangle('Position',[175 -25 6.25 6.25], 'FaceColor',[0 0 0]);
rectangle('Position',[181.25 -25 6.25 6.25], 'FaceColor',[1 1 1]);
rectangle('Position',[175 -31.25 6.25 6.25], 'FaceColor',[0 0 0]);
rectangle('Position',[181.25 -31.25 6.25 6.25], 'FaceColor',[1 1 1]);
rectangle('Position',[175 -37.5 6.25 6.25], 'FaceColor',[0 0 0]);
rectangle('Position',[181.25 -37.5 6.25 6.25], 'FaceColor',[1 1 1]);
rectangle('Position',[175 -43.75 6.25 6.25], 'FaceColor',[0 0 0]);
rectangle('Position',[181.25 -43.75 6.25 6.25], 'FaceColor',[1 1 1]);
rectangle('Position',[175 -50 6.25 6.25], 'FaceColor',[0 0 0]);
rectangle('Position',[181.25 -50 6.25 6.25], 'FaceColor',[1 1 1]);
rectangle('Position',[175 -56.25 6.25 6.25], 'FaceColor',[0 0 0]);
rectangle('Position',[181.25 -56.25 6.25 6.25], 'FaceColor',[1 1 1]);
rectangle('Position',[175 -62.5 6.25 6.25], 'FaceColor',[0 0 0]);
rectangle('Position',[181.25 -62.5 6.25 6.25], 'FaceColor',[1 1 1]);
rectangle('Position',[175 -68.75 6.25 6.25], 'FaceColor',[0 0 0]);
rectangle('Position',[181.25 -68.75 6.25 6.25], 'FaceColor',[1 1 1]);
rectangle('Position',[175 -75 6.25 6.25], 'FaceColor',[0 0 0]);
rectangle('Position',[181.25 -75 6.25 6.25], 'FaceColor',[1 1 1]);
rectangle('Position',[175 -81.25 6.25 6.25], 'FaceColor',[0 0 0]);
rectangle('Position',[181.25 -81.25 6.25 6.25], 'FaceColor',[1 1 1]);
rectangle('Position',[175 -87.5 6.25 6.25], 'FaceColor',[0 0 0]);
rectangle('Position',[181.25 -87.5 6.25 6.25], 'FaceColor',[1 1 1]);
rectangle('Position',[175 -93.75 6.25 6.25], 'FaceColor',[0 0 0]);
rectangle('Position',[181.25 -93.75 6.25 6.25], 'FaceColor',[1 1 1]);
rectangle('Position',[175 -100 6.25 6.25], 'FaceColor',[0 0 0]);
rectangle('Position',[181.25 -100 6.25 6.25], 'FaceColor',[1 1 1]);
rectangle('Position',[87.5 -181.25 6.25 6.25], 'FaceColor',[1 1 1]);
rectangle('Position',[93.75 -181.25 6.25 6.25], 'FaceColor',[1 1 1]);
rectangle('Position',[87.5 -187.5 6.25 6.25], 'FaceColor',[0 0 0]);
rectangle('Position',[93.75 -187.5 6.25 6.25], 'FaceColor',[0 0 0]);
rectangle('Position',[100 -181.25 6.25 6.25], 'FaceColor',[1 1 1]);
rectangle('Position',[106.25 -181.25 6.25 6.25], 'FaceColor',[1 1 1]);
rectangle('Position',[100 -187.5 6.25 6.25], 'FaceColor',[0 0 0]);
rectangle('Position',[106.25 -187.5 6.25 6.25], 'FaceColor',[0 0 0]);
rectangle('Position',[212.5 -281.25 6.25 6.25], 'FaceColor',[1 1 1]);
rectangle('Position',[218.75 -281.25 6.25 6.25], 'FaceColor',[0 0 0]);
rectangle('Position',[212.5 -287.5 6.25 6.25], 'FaceColor',[1 1 1]);
rectangle('Position',[218.75 -287.5 6.25 6.25], 'FaceColor',[0 0 0]);
rectangle('Position',[212.5 -293.75 6.25 6.25], 'FaceColor',[1 1 1]);
rectangle('Position',[218.75 -293.75 6.25 6.25], 'FaceColor',[0 0 0]);
rectangle('Position',[212.5 -300 6.25 6.25], 'FaceColor',[1 1 1]);
rectangle('Position',[218.75 -300 6.25 6.25], 'FaceColor',[0 0 0]);
rectangle('Position',[300 -281.25 6.25 6.25], 'FaceColor',[1 1 1]);
rectangle('Position',[306.25 -281.25 6.25 6.25], 'FaceColor',[1 1 1]);
rectangle('Position',[300 -287.5 6.25 6.25], 'FaceColor',[0 0 0]);
rectangle('Position',[306.25 -287.5 6.25 6.25], 'FaceColor',[0 0 0]);
rectangle('Position',[312.5 -281.25 6.25 6.25], 'FaceColor',[1 1 1]);
rectangle('Position',[318.75 -281.25 6.25 6.25], 'FaceColor',[1 1 1]);
rectangle('Position',[312.5 -287.5 6.25 6.25], 'FaceColor',[0 0 0]);
rectangle('Position',[318.75 -287.5 6.25 6.25], 'FaceColor',[0 0 0]);
rectangle('Position',[325 -281.25 6.25 6.25], 'FaceColor',[1 1 1]);
rectangle('Position',[331.25 -281.25 6.25 6.25], 'FaceColor',[1 1 1]);
rectangle('Position',[325 -287.5 6.25 6.25], 'FaceColor',[0 0 0]);
rectangle('Position',[331.25 -287.5 6.25 6.25], 'FaceColor',[0 0 0]);
rectangle('Position',[337.5 -281.25 6.25 6.25], 'FaceColor',[1 1 1]);
rectangle('Position',[343.75 -281.25 6.25 6.25], 'FaceColor',[1 1 1]);
rectangle('Position',[337.5 -287.5 6.25 6.25], 'FaceColor',[0 0 0]);
rectangle('Position',[343.75 -287.5 6.25 6.25], 'FaceColor',[0 0 0]);
rectangle('Position',[350 -281.25 6.25 6.25], 'FaceColor',[1 1 1]);
rectangle('Position',[356.25 -281.25 6.25 6.25], 'FaceColor',[1 1 1]);
rectangle('Position',[350 -287.5 6.25 6.25], 'FaceColor',[0 0 0]);
rectangle('Position',[356.25 -287.5 6.25 6.25], 'FaceColor',[0 0 0]);
rectangle('Position',[362.5 -281.25 6.25 6.25], 'FaceColor',[1 1 1]);
rectangle('Position',[368.75 -281.25 6.25 6.25], 'FaceColor',[1 1 1]);
rectangle('Position',[362.5 -287.5 6.25 6.25], 'FaceColor',[0 0 0]);
rectangle('Position',[368.75 -287.5 6.25 6.25], 'FaceColor',[0 0 0]);
rectangle('Position',[375 -281.25 6.25 6.25], 'FaceColor',[1 1 1]);
rectangle('Position',[381.25 -281.25 6.25 6.25], 'FaceColor',[1 1 1]);
rectangle('Position',[375 -287.5 6.25 6.25], 'FaceColor',[0 0 0]);
rectangle('Position',[381.25 -287.5 6.25 6.25], 'FaceColor',[0 0 0]);
rectangle('Position',[212.5 -306.25 6.25 6.25], 'FaceColor',[1 1 1]);
rectangle('Position',[218.75 -306.25 6.25 6.25], 'FaceColor',[0 0 0]);
rectangle('Position',[212.5 -312.5 6.25 6.25], 'FaceColor',[1 1 1]);
rectangle('Position',[218.75 -312.5 6.25 6.25], 'FaceColor',[0 0 0]);
rectangle('Position',[212.5 -318.75 6.25 6.25], 'FaceColor',[1 1 1]);
rectangle('Position',[218.75 -318.75 6.25 6.25], 'FaceColor',[0 0 0]);
rectangle('Position',[212.5 -325 6.25 6.25], 'FaceColor',[1 1 1]);
rectangle('Position',[218.75 -325 6.25 6.25], 'FaceColor',[0 0 0]);
rectangle('Position',[212.5 -331.25 6.25 6.25], 'FaceColor',[1 1 1]);
rectangle('Position',[218.75 -331.25 6.25 6.25], 'FaceColor',[0 0 0]);
rectangle('Position',[212.5 -337.5 6.25 6.25], 'FaceColor',[1 1 1]);
rectangle('Position',[218.75 -337.5 6.25 6.25], 'FaceColor',[0 0 0]);
rectangle('Position',[212.5 -343.75 6.25 6.25], 'FaceColor',[1 1 1]);
rectangle('Position',[218.75 -343.75 6.25 6.25], 'FaceColor',[0 0 0]);
rectangle('Position',[212.5 -350 6.25 6.25], 'FaceColor',[1 1 1]);
rectangle('Position',[218.75 -350 6.25 6.25], 'FaceColor',[0 0 0]);
rectangle('Position',[212.5 -356.25 6.25 6.25], 'FaceColor',[1 1 1]);
rectangle('Position',[218.75 -356.25 6.25 6.25], 'FaceColor',[0 0 0]);
rectangle('Position',[212.5 -362.5 6.25 6.25], 'FaceColor',[1 1 1]);
rectangle('Position',[218.75 -362.5 6.25 6.25], 'FaceColor',[0 0 0]);
rectangle('Position',[212.5 -368.75 6.25 6.25], 'FaceColor',[1 1 1]);
rectangle('Position',[218.75 -368.75 6.25 6.25], 'FaceColor',[0 0 0]);
rectangle('Position',[212.5 -375 6.25 6.25], 'FaceColor',[1 1 1]);
rectangle('Position',[218.75 -375 6.25 6.25], 'FaceColor',[0 0 0]);
rectangle('Position',[212.5 -381.25 6.25 6.25], 'FaceColor',[1 1 1]);
rectangle('Position',[218.75 -381.25 6.25 6.25], 'FaceColor',[0 0 0]);
rectangle('Position',[212.5 -387.5 6.25 6.25], 'FaceColor',[1 1 1]);
rectangle('Position',[218.75 -387.5 6.25 6.25], 'FaceColor',[0 0 0]);
X=[373,362.5,337.5,312.5,275,275,237.5,212.5,187.5,162.5,137.5,118.75,109.375,103.125,96.875,90.625,81.25,81.25,62.5,62.5,62.5,62.5,37.5,37.5,37.5,26];
Y=[-373,-362.5,-337.5,-337.5,-325,-275,-262.5,-262.5,-237.5,-212.5,-187.5,-181.25,-178.125,-178.125,-178.125,-178.125,-181.25,-193.75,-212.5,-237.5,-262.5,-287.5,-312.5,-337.5,-362.5,-373];
hold on;
plot(X,Y,'r');
legend('608.55','Location','southoutside');
